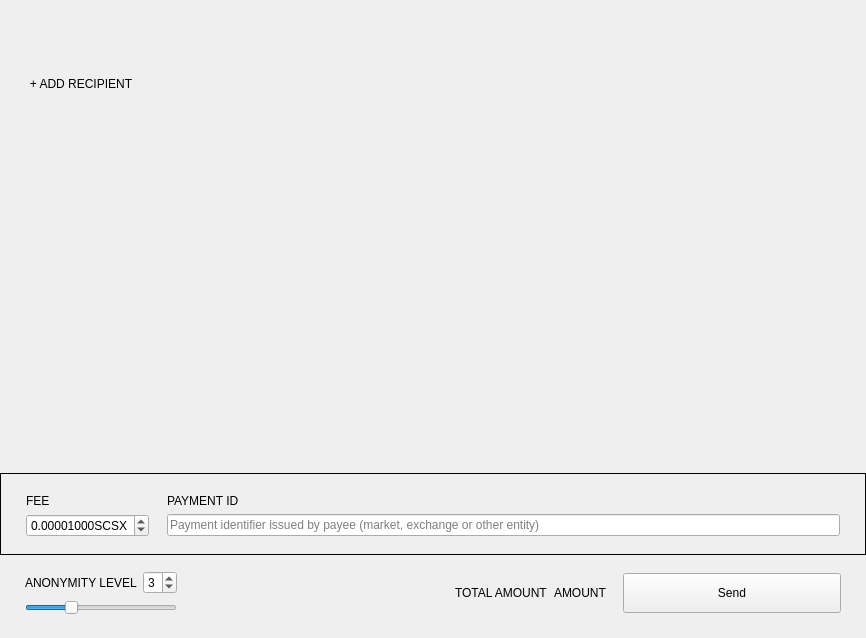
<?xml version="1.0" encoding="UTF-8"?>
<ui version="4.0">
 <class>SendFrame</class>
 <widget class="QFrame" name="SendFrame">
  <property name="geometry">
   <rect>
    <x>0</x>
    <y>0</y>
    <width>866</width>
    <height>638</height>
   </rect>
  </property>
  <property name="windowTitle">
   <string>Frame</string>
  </property>
  <property name="frameShape">
   <enum>QFrame::NoFrame</enum>
  </property>
  <property name="frameShadow">
   <enum>QFrame::Raised</enum>
  </property>
  <layout class="QVBoxLayout" name="verticalLayout">
   <property name="spacing">
    <number>5</number>
   </property>
   <property name="sizeConstraint">
    <enum>QLayout::SetDefaultConstraint</enum>
   </property>
   <property name="leftMargin">
    <number>0</number>
   </property>
   <property name="topMargin">
    <number>0</number>
   </property>
   <property name="rightMargin">
    <number>0</number>
   </property>
   <property name="bottomMargin">
    <number>0</number>
   </property>
   <item>
    <widget class="WalletGui::ResizableScrollArea" name="m_sendScrollarea">
     <property name="enabled">
      <bool>true</bool>
     </property>
     <property name="sizePolicy">
      <sizepolicy hsizetype="MinimumExpanding" vsizetype="Preferred">
       <horstretch>0</horstretch>
       <verstretch>0</verstretch>
      </sizepolicy>
     </property>
     <property name="autoFillBackground">
      <bool>false</bool>
     </property>
     <property name="styleSheet">
      <string notr="true"/>
     </property>
     <property name="frameShape">
      <enum>QFrame::NoFrame</enum>
     </property>
     <property name="sizeAdjustPolicy">
      <enum>QAbstractScrollArea::AdjustToContents</enum>
     </property>
     <property name="widgetResizable">
      <bool>true</bool>
     </property>
     <widget class="QWidget" name="scrollAreaWidgetContents">
      <property name="geometry">
       <rect>
        <x>0</x>
        <y>0</y>
        <width>866</width>
        <height>68</height>
       </rect>
      </property>
      <property name="sizePolicy">
       <sizepolicy hsizetype="Preferred" vsizetype="Preferred">
        <horstretch>0</horstretch>
        <verstretch>0</verstretch>
       </sizepolicy>
      </property>
      <property name="styleSheet">
       <string notr="true"/>
      </property>
      <layout class="QVBoxLayout" name="m_transfersLayout">
       <property name="spacing">
        <number>0</number>
       </property>
       <property name="sizeConstraint">
        <enum>QLayout::SetNoConstraint</enum>
       </property>
       <property name="leftMargin">
        <number>0</number>
       </property>
       <property name="topMargin">
        <number>0</number>
       </property>
       <property name="rightMargin">
        <number>0</number>
       </property>
       <property name="bottomMargin">
        <number>0</number>
       </property>
      </layout>
     </widget>
    </widget>
   </item>
   <item>
    <layout class="QHBoxLayout" name="horizontalLayout_2">
     <property name="spacing">
      <number>0</number>
     </property>
     <item>
      <spacer name="horizontalSpacer_3">
       <property name="orientation">
        <enum>Qt::Horizontal</enum>
       </property>
       <property name="sizeType">
        <enum>QSizePolicy::Fixed</enum>
       </property>
       <property name="sizeHint" stdset="0">
        <size>
         <width>25</width>
         <height>20</height>
        </size>
       </property>
      </spacer>
     </item>
     <item>
      <widget class="WalletGui::WalletNormalLinkLikeButton" name="m_addRecipientButton">
       <property name="cursor">
        <cursorShape>PointingHandCursor</cursorShape>
       </property>
       <property name="focusPolicy">
        <enum>Qt::NoFocus</enum>
       </property>
       <property name="text">
        <string>+ ADD RECIPIENT</string>
       </property>
       <property name="flat">
        <bool>true</bool>
       </property>
      </widget>
     </item>
     <item>
      <spacer name="horizontalSpacer_2">
       <property name="orientation">
        <enum>Qt::Horizontal</enum>
       </property>
       <property name="sizeHint" stdset="0">
        <size>
         <width>478</width>
         <height>17</height>
        </size>
       </property>
      </spacer>
     </item>
    </layout>
   </item>
   <item>
    <spacer name="verticalSpacer_2">
     <property name="orientation">
      <enum>Qt::Vertical</enum>
     </property>
     <property name="sizeType">
      <enum>QSizePolicy::MinimumExpanding</enum>
     </property>
     <property name="sizeHint" stdset="0">
      <size>
       <width>20</width>
       <height>20</height>
      </size>
     </property>
    </spacer>
   </item>
   <item>
    <widget class="QFrame" name="m_sendFeeFrame">
     <property name="frameShape">
      <enum>QFrame::Box</enum>
     </property>
     <property name="frameShadow">
      <enum>QFrame::Plain</enum>
     </property>
     <layout class="QGridLayout" name="gridLayout_2">
      <property name="leftMargin">
       <number>25</number>
      </property>
      <property name="topMargin">
       <number>20</number>
      </property>
      <property name="rightMargin">
       <number>25</number>
      </property>
      <property name="bottomMargin">
       <number>17</number>
      </property>
      <property name="horizontalSpacing">
       <number>18</number>
      </property>
      <item row="0" column="0">
       <widget class="WalletGui::WalletNormalGrayTextLabel" name="label_3">
        <property name="text">
         <string>FEE</string>
        </property>
       </widget>
      </item>
      <item row="0" column="1">
       <widget class="WalletGui::WalletNormalGrayTextLabel" name="m_paymentIdTextLabel">
        <property name="text">
         <string>PAYMENT ID</string>
        </property>
       </widget>
      </item>
      <item row="1" column="0">
       <widget class="QDoubleSpinBox" name="m_feeSpin">
        <property name="buttonSymbols">
         <enum>QAbstractSpinBox::UpDownArrows</enum>
        </property>
        <property name="suffix">
         <string notr="true">SCSX</string>
        </property>
        <property name="decimals">
         <number>8</number>
        </property>
        <property name="minimum">
         <double>0.000002000000000</double>
        </property>
        <property name="maximum">
         <double>1.000000000000000</double>
        </property>
        <property name="singleStep">
         <double>0.000010000000000</double>
        </property>
        <property name="value">
         <double>0.000010000000000</double>
        </property>
       </widget>
      </item>
      <item row="1" column="1">
       <widget class="WalletGui::ClearableLineEdit" name="m_paymentIdEdit">
        <property name="styleSheet">
         <string notr="true">[errorState=&quot;true&quot;] {
  border-color: #ef3131;
}</string>
        </property>
        <property name="placeholderText">
         <string>Payment identifier issued by payee (market, exchange or other entity)</string>
        </property>
       </widget>
      </item>
     </layout>
    </widget>
   </item>
   <item>
    <widget class="QFrame" name="m_mixinFrame">
     <property name="frameShape">
      <enum>QFrame::NoFrame</enum>
     </property>
     <property name="frameShadow">
      <enum>QFrame::Raised</enum>
     </property>
     <layout class="QGridLayout" name="gridLayout">
      <property name="leftMargin">
       <number>25</number>
      </property>
      <property name="topMargin">
       <number>11</number>
      </property>
      <property name="rightMargin">
       <number>25</number>
      </property>
      <property name="bottomMargin">
       <number>23</number>
      </property>
      <item row="0" column="2" rowspan="2">
       <widget class="QLabel" name="label">
        <property name="text">
         <string/>
        </property>
       </widget>
      </item>
      <item row="0" column="5" rowspan="2">
       <widget class="WalletGui::WalletExtraNormalBlackTextLabel" name="m_totalAmountLabel">
        <property name="text">
         <string>AMOUNT</string>
        </property>
        <property name="indent">
         <number>0</number>
        </property>
       </widget>
      </item>
      <item row="0" column="1">
       <widget class="QSpinBox" name="m_mixinSpin">
        <property name="minimum">
         <number>1</number>
        </property>
        <property name="maximum">
         <number>8</number>
        </property>
        <property name="value">
         <number>3</number>
        </property>
       </widget>
      </item>
      <item row="0" column="3" rowspan="2">
       <spacer name="horizontalSpacer">
        <property name="orientation">
         <enum>Qt::Horizontal</enum>
        </property>
        <property name="sizeType">
         <enum>QSizePolicy::Expanding</enum>
        </property>
        <property name="sizeHint" stdset="0">
         <size>
          <width>298</width>
          <height>20</height>
         </size>
        </property>
       </spacer>
      </item>
      <item row="1" column="0" colspan="2">
       <widget class="QSlider" name="m_mixinSlider">
        <property name="maximumSize">
         <size>
          <width>16777215</width>
          <height>16777215</height>
         </size>
        </property>
        <property name="minimum">
         <number>1</number>
        </property>
        <property name="maximum">
         <number>8</number>
        </property>
        <property name="pageStep">
         <number>1</number>
        </property>
        <property name="value">
         <number>3</number>
        </property>
        <property name="sliderPosition">
         <number>3</number>
        </property>
        <property name="tracking">
         <bool>false</bool>
        </property>
        <property name="orientation">
         <enum>Qt::Horizontal</enum>
        </property>
       </widget>
      </item>
      <item row="0" column="7" rowspan="2">
       <widget class="WalletGui::WalletLargeBlueButton" name="m_sendButton">
        <property name="sizePolicy">
         <sizepolicy hsizetype="Fixed" vsizetype="Fixed">
          <horstretch>0</horstretch>
          <verstretch>0</verstretch>
         </sizepolicy>
        </property>
        <property name="minimumSize">
         <size>
          <width>218</width>
          <height>40</height>
         </size>
        </property>
        <property name="maximumSize">
         <size>
          <width>218</width>
          <height>40</height>
         </size>
        </property>
        <property name="focusPolicy">
         <enum>Qt::NoFocus</enum>
        </property>
        <property name="text">
         <string>Send</string>
        </property>
       </widget>
      </item>
      <item row="0" column="4" rowspan="2">
       <widget class="WalletGui::WalletNormalGrayTextLabel" name="label_2">
        <property name="text">
         <string>TOTAL AMOUNT</string>
        </property>
       </widget>
      </item>
      <item row="0" column="0">
       <widget class="WalletGui::WalletNormalGrayTextLabel" name="m_mixinTextLabel">
        <property name="text">
         <string>ANONYMITY LEVEL</string>
        </property>
       </widget>
      </item>
      <item row="0" column="6" rowspan="2">
       <spacer name="horizontalSpacer_4">
        <property name="orientation">
         <enum>Qt::Horizontal</enum>
        </property>
        <property name="sizeType">
         <enum>QSizePolicy::Fixed</enum>
        </property>
        <property name="sizeHint" stdset="0">
         <size>
          <width>10</width>
          <height>20</height>
         </size>
        </property>
       </spacer>
      </item>
     </layout>
    </widget>
   </item>
  </layout>
 </widget>
 <customwidgets>
  <customwidget>
   <class>WalletGui::WalletNormalGrayTextLabel</class>
   <extends>QLabel</extends>
   <header>Gui/Common/WalletTextLabel.h</header>
  </customwidget>
  <customwidget>
   <class>WalletGui::WalletLargeBlueButton</class>
   <extends>QPushButton</extends>
   <header>Gui/Common/WalletBlueButton.h</header>
  </customwidget>
  <customwidget>
   <class>WalletGui::ClearableLineEdit</class>
   <extends>QLineEdit</extends>
   <header>Gui/Common/ClearableLineEdit.h</header>
  </customwidget>
  <customwidget>
   <class>WalletGui::ResizableScrollArea</class>
   <extends>QScrollArea</extends>
   <header>Gui/Common/ResizableScrollArea.h</header>
   <container>1</container>
  </customwidget>
  <customwidget>
   <class>WalletGui::WalletNormalLinkLikeButton</class>
   <extends>QPushButton</extends>
   <header>Gui/Common/WalletLinkLikeButton.h</header>
  </customwidget>
  <customwidget>
   <class>WalletGui::WalletExtraNormalBlackTextLabel</class>
   <extends>QLabel</extends>
   <header>Gui/Common/WalletTextLabel.h</header>
  </customwidget>
 </customwidgets>
 <tabstops>
  <tabstop>m_paymentIdEdit</tabstop>
  <tabstop>m_mixinSlider</tabstop>
  <tabstop>m_sendScrollarea</tabstop>
 </tabstops>
 <resources/>
 <connections>
  <connection>
   <sender>m_sendButton</sender>
   <signal>clicked()</signal>
   <receiver>SendFrame</receiver>
   <slot>sendClicked()</slot>
   <hints>
    <hint type="sourcelabel">
     <x>53</x>
     <y>561</y>
    </hint>
    <hint type="destinationlabel">
     <x>432</x>
     <y>294</y>
    </hint>
   </hints>
  </connection>
  <connection>
   <sender>m_mixinSlider</sender>
   <signal>valueChanged(int)</signal>
   <receiver>SendFrame</receiver>
   <slot>mixinValueChanged(int)</slot>
   <hints>
    <hint type="sourcelabel">
     <x>221</x>
     <y>520</y>
    </hint>
    <hint type="destinationlabel">
     <x>432</x>
     <y>294</y>
    </hint>
   </hints>
  </connection>
  <connection>
   <sender>m_addRecipientButton</sender>
   <signal>clicked()</signal>
   <receiver>SendFrame</receiver>
   <slot>addRecipientClicked()</slot>
   <hints>
    <hint type="sourcelabel">
     <x>78</x>
     <y>414</y>
    </hint>
    <hint type="destinationlabel">
     <x>432</x>
     <y>294</y>
    </hint>
   </hints>
  </connection>
  <connection>
   <sender>m_paymentIdEdit</sender>
   <signal>textChanged(QString)</signal>
   <receiver>SendFrame</receiver>
   <slot>validatePaymentId(QString)</slot>
   <hints>
    <hint type="sourcelabel">
     <x>538</x>
     <y>521</y>
    </hint>
    <hint type="destinationlabel">
     <x>432</x>
     <y>318</y>
    </hint>
   </hints>
  </connection>
  <connection>
   <sender>m_mixinSpin</sender>
   <signal>valueChanged(int)</signal>
   <receiver>SendFrame</receiver>
   <slot>mixinValueChanged(int)</slot>
   <hints>
    <hint type="sourcelabel">
     <x>201</x>
     <y>575</y>
    </hint>
    <hint type="destinationlabel">
     <x>432</x>
     <y>318</y>
    </hint>
   </hints>
  </connection>
 </connections>
 <slots>
  <slot>sendClicked()</slot>
  <slot>clearAllClicked()</slot>
  <slot>addRecipientClicked()</slot>
  <slot>mixinValueChanged(int)</slot>
  <slot>validatePaymentId(QString)</slot>
 </slots>
</ui>
